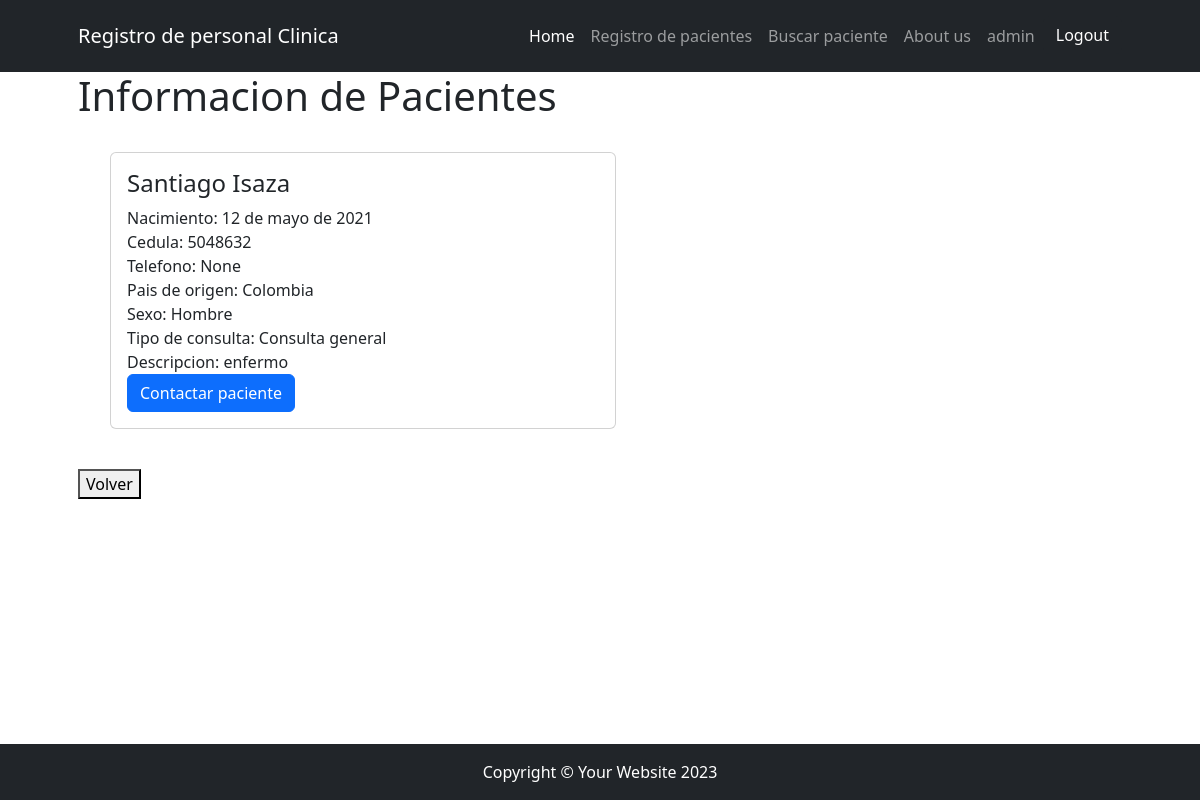
Before: /registro/mostarpacientes/detail/9 (signed in) with the older database file.
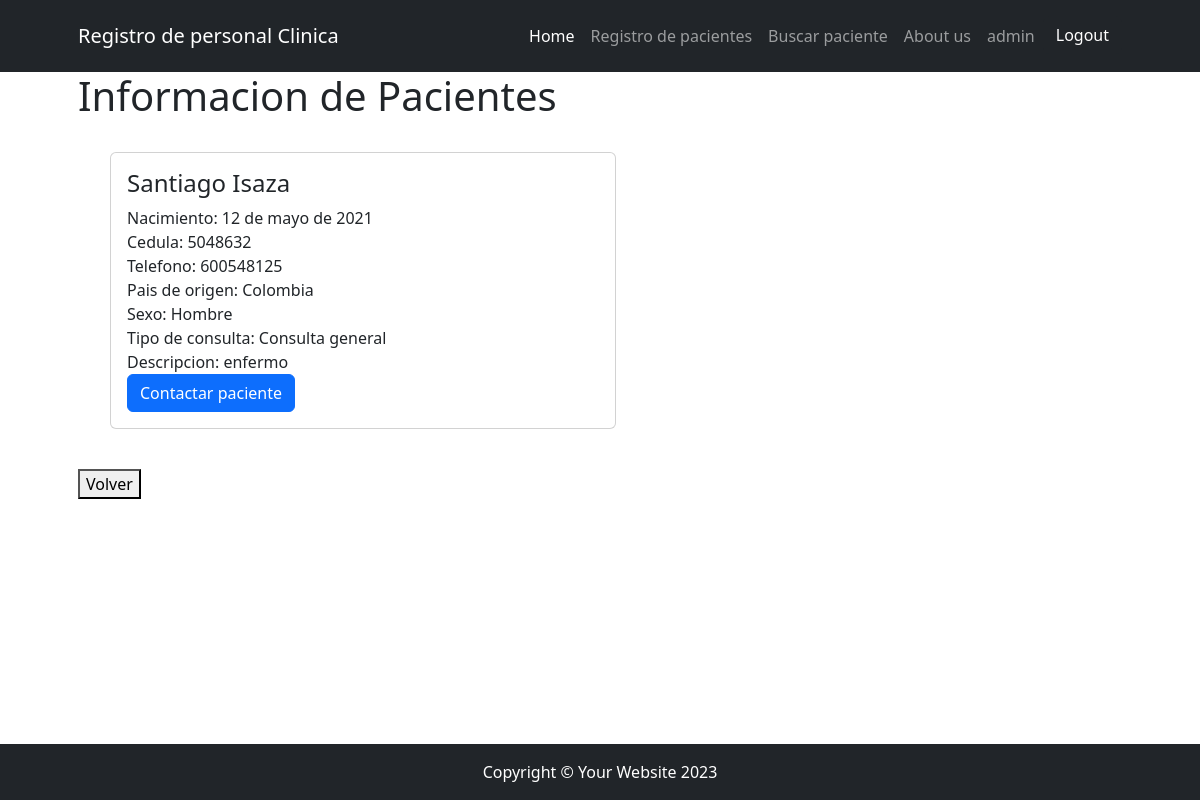
After: the same page with the newer database file.
### app/models.py (models this page shows, shortened)
class Pacientes(models.Model):
    nombre = models.CharField(max_length=50, null=True)
    apellido = models.CharField(max_length=50, null=True)
    cedula = models.IntegerField(null=True)
    telefono = models.IntegerField(null=True)
    nacimiento = models.DateField(null=True)
    pais_origen = models.CharField(max_length=50, null=True, verbose_name="Pais de origen")
    names = (("Hombre","Hombre"),("Mujer","Mujer"))
    sexo = models.CharField(max_length= 50, choices=names, null=True)
    tipo_consulta = (("Consulta general","Consulta general"), ("Revision examenes","Revision examenes"), ("Psicologia","Psicologia"))
    consulta = models.CharField(max_length= 200, choices=tipo_consulta, null=True)
    descripcion = models.CharField(max_length=250, null=True)
    avatar = models.ImageField(upload_to="avatares",null=True, blank=True)

### app/views.py (the view)
# urls.py: path('mostarpacientes/detail/<int:pk>', views.buscar_pacientes_info.as_view(), name="mostrar_pacientes_detail"),
class buscar_pacientes_info(LoginRequiredMixin, DetailView):
     model = models.Pacientes
     context_object_name = "paciente"
     template_name = "app/mostrarpacientes_detail.html"

### app/templates/app/mostrarpacientes_detail.html
{% extends 'core/base.html' %}
{% block titulo %}
<h1>Informacion de Pacientes</h1>
{% endblock titulo %}
{% block contenido %}
    <div class="py-lg-4 ">
        <ul>
                    <div class="col-md-6 mb-7">
                        <div class="card h-100">
                            <div class="card-body">
                                <h4 class="card-title">{{ paciente.nombre }} {{ paciente.apellido }}</h4 >
                                <p class="card-text">
                                    Nacimiento: {{ paciente.nacimiento }}<br/>
                                    Cedula:  {{ paciente.cedula }}  <br/>
                                    Telefono:  {{ paciente.telefono }}  <br/>
                                    Pais de origen: {{ paciente.pais_origen }}<br/>
                                    Sexo: {{ paciente.sexo }}<br/>
                                    Tipo de consulta: {{ paciente.consulta }}<br/>
                                    Descripcion: {{ paciente.descripcion }}<br/>
                                    <a class="btn btn-primary" href="https://wa.me/{{ paciente.telefono}}?text=¡Hola!%20¿Cómo%20estás%3F">Contactar paciente</a>
                                </p>
                            </div>
                        </div>
                    </div>
        </ul>
    </div>
    <div >
        <a href="{% url 'app:buscar_pacientes' %}" ><button>Volver</button></a>
    </div>
{% endblock contenido %}

Changed rows visible on the page:
changed Pacientes "Santiago": telefono "None" → "600548125"
